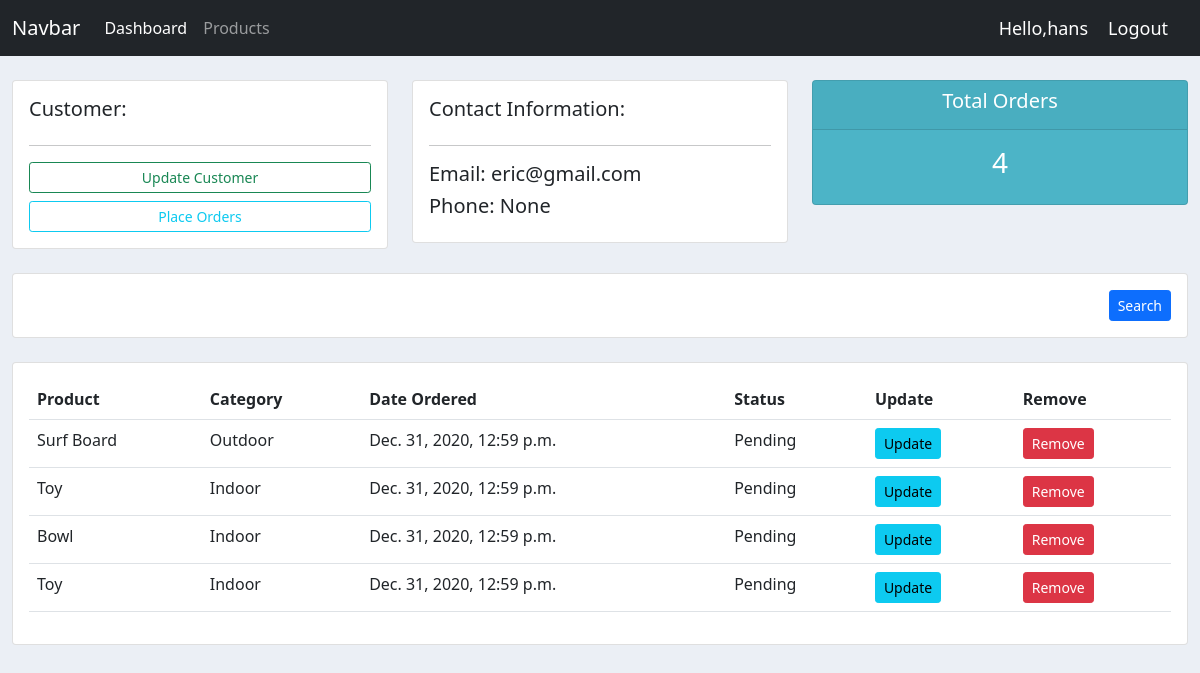
/customer/2 (signed in), run on the app's committed database.
### accounts/models.py (models this page shows, shortened)
class Customer(models.Model):
    user = models.OneToOneField(User, blank=True, null=True, on_delete=models.CASCADE)
    name = models.CharField(max_length=200, null=True)
    email = models.CharField(max_length=200, null=True)
    phone = models.CharField(max_length=200, blank=True, null=True)
    profile_pic = models.ImageField(default="default_profile_pic.jpg", blank=True, null=True)
    date_created = models.DateTimeField(auto_now_add=True)

class Order(models.Model):
    STATUS = (
        ('Pending', 'Pending'),
        ('Delivered', 'Delivered'),
        ('Out for Delivery', 'Out for Delivery'),
    )
    customer = models.ForeignKey(Customer, null=True, on_delete=models.SET_NULL)
    product = models.ForeignKey(Product, null=True, on_delete=models.SET_NULL)
    status = models.CharField(max_length=200, null=True, choices=STATUS)
    date_created = models.DateTimeField(auto_now_add=True)

class Product(models.Model):
    CATEGORY = (
        ('Outdoor', 'Outdoor'),
        ('Indoor', 'Indoor'),
    )
    name = models.CharField(max_length=200, null=True)
    category = models.CharField(max_length=200, null=True, choices=CATEGORY)
    price = models.FloatField(null=True, blank=True)
    description = models.CharField(max_length=200, blank=True, null=True)
    date_created = models.DateTimeField(auto_now_add=True)
    tag = models.ManyToManyField(Tag)
    def __str__(self):
        return self.name

### accounts/decorators.py (the view)
        def wrapper_func(request, *args, **kwargs):
            if request.user.groups.exists():
                group = request.user.groups.all()[0].name
                if group not in allowed_roles:
                    return HttpResponse("You are not authorized to view this page.")
                else:
                    return view_func(request, *args, **kwargs)

### accounts/views.py (called while the page is built)
@allowed_users(allowed_roles=['admin'])
@login_required(login_url='login')
def customer(request, pk):
    customer = Customer.objects.get(pk=pk)
    orders = customer.order_set.all().order_by('-date_created')
    total_orders = orders.count()
    context = {
        'customer': customer,
        'orders': orders,
        'total_orders': total_orders,
    }
    return render(request, 'accounts/customer.html', context)

### accounts/templates/accounts/customer.html
{% extends 'base.html' %}
{% block content %}
    <div class="row mt-4 d-flex">
        <div class="col-md">
            <div class="card card-body">
                <h5>Customer:</h5>
                <hr>
                <div class="d-grid gap-2">
                    <button class="btn btn-outline-success btn-sm" type="button">Update Customer</button>
                    <a class="btn btn-outline-info btn-sm" href="{% url 'create_orders' customer.pk %}">Place Orders</a>
                </div>
            </div>
        </div>
        <div class="col-md">
            <div class="card card-body">
                <h5>Contact Information:</h5>
                <hr>
                <h5>Email: {{ customer.email }}</h5>
                <h5>Phone: {{ customer.phone }}</h5>
            </div>
        </div>
        <div class="col-md">
            <div class="card status" id="total-orders">
                <div class="card-header">
                    <h5>Total Orders</h5>
                </div>
                <div class="card-body">
                    <h3>{{ total_orders }}</h3>
                </div>
            </div>
        </div>
    </div>
    <div class="row mt-4">
        <div class="container-fluid">
            <div class="card card-body">
                <div class="col-md">
                    <input type="submit" class="btn btn-primary btn-sm float-end" name="search" value="Search">
                </div>
            </div>
        </div>
    </div>
    <div class="row mt-4">
        <div class="container-fluid">
            <div class="card card-body">
                <table class="table">
                    <tr>
                        <th scope="col">Product</th>
                        <th scope="col">Category</th>
                        <th scope="col">Date Ordered</th>
                        <th scope="col">Status</th>
                        <th scope="col">Update</th>
                        <th scope="col">Remove</th>
                    </tr>
                    {% for order in orders %}
                        <tr>
                            <td>{{ order.product }}</td>
                            <td>{{ order.product.category }}</td>
                            <td>{{ order.date_created }}</td>
                            <td>{{ order.status }}</td>
                            <td><a class="btn btn-info btn-sm" href="{% url 'update_order' order.pk %}">Update</a></td>
                            <td><a class="btn btn-danger btn-sm" href="{% url 'delete_order' order.pk %}">Remove</a></td>
                        </tr>
                    {% endfor %}
                </table>
            </div>
        </div>
    </div>
{% endblock %}

### accounts/templates/navbar.html (shortened to what this page needs)
<nav class="navbar navbar-expand-lg navbar-dark bg-dark">
    <div class="container-fluid">
        <a class="navbar-brand" href="#">Navbar</a>
        <div class="collapse navbar-collapse" id="navbarNav">
            <ul class="navbar-nav">
                {% if request.user.is_staff %}
                    <li class="nav-item">
                        <a class="nav-link active" aria-current="page" href="{% url 'dashboard' %}">Dashboard</a>
                    </li>
                    <li class="nav-item">
                        <a class="nav-link" href="{% url 'products' %}">Products</a>
                    </li>
                {% endif %}
            </ul>
        </div>
        <span class="logout">Hello,{{ request.user }}</span>
        <span><a href="{% url 'logout' %}" class="logout" id="logout_text">Logout</a> </span>
    </div>
</nav>

### static/css/main.css (style rules this page uses)
body { background-color: #ebeff5; }
#total-orders { background-color: #4cb4c7; }
.status { color: white; text-align: center; }

### accounts/templates/navbar.html (style rules this page uses)
.logout { color: white; font-size: 18px; margin-right: 20px; }
#logout_text { text-decoration: None; }

### data on the page
Customer: email "eric@gmail.com", phone "None"
Order: product "Surf Board", product.category "Outdoor", date_created "Dec. 31, 2020, 12:59 p.m.", status "Pending"
Order: product "Toy", product.category "Indoor", date_created "Dec. 31, 2020, 12:59 p.m.", status "Pending"
Order: product "Bowl", product.category "Indoor", date_created "Dec. 31, 2020, 12:59 p.m.", status "Pending"
Order: product "Toy", product.category "Indoor", date_created "Dec. 31, 2020, 12:59 p.m.", status "Pending"

### other printed values
{{ request.user }} "hans"
{{ total_orders }} "4"
